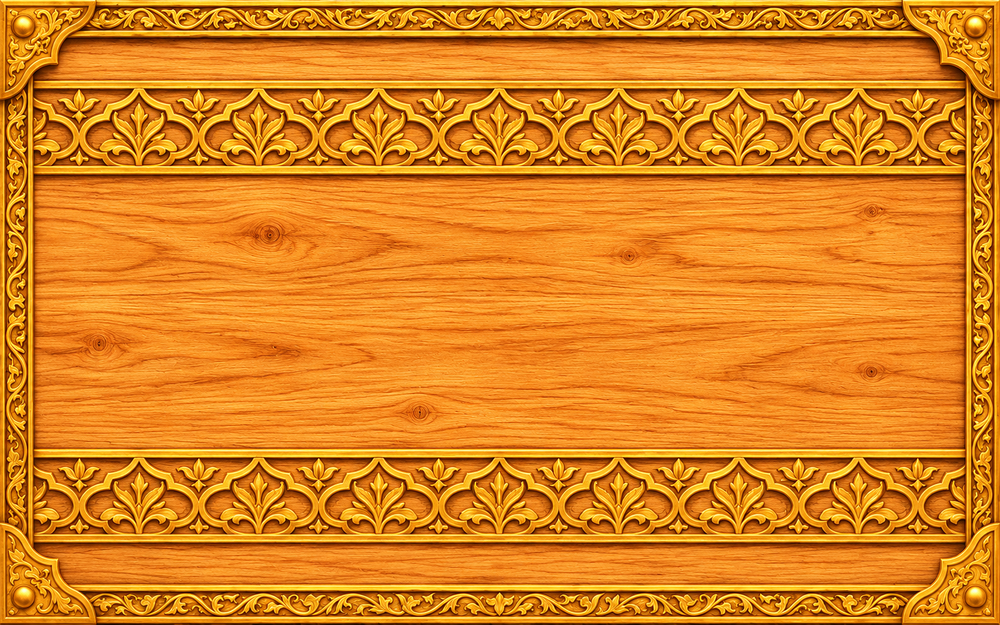
#> input picture event/20261118_blind_box/source/3d/chest-side-refined-original.png, 1000 x 625 px, shrunk from 1586 x 992 before the run
$ python -i event-assets.py   (imports and definitions only)
#> lines starting #> are read from the running program, lines starting #| are printed output that depends on the picture
#!/usr/bin/env python3
"""Generate art briefs, validate delivery slots, or scaffold a themed event."""
import argparse
import hashlib
import json
import re
import shutil
import subprocess
import sys
from pathlib import Path

ROOT = Path(__file__).resolve().parents[1]
MANIFEST = ROOT / 'event/ASSET_MANIFEST.json'
CATEGORIES = {'images': '圖片', 'music': '背景音樂', 'sounds': '音效', 'effects': '視覺特效', '3d': '3D 物件與貼圖'}
MEDIA = {'.webp', '.png', '.svg', '.jpg', '.jpeg', '.gif', '.mp3', '.wav', '.ogg', '.mp4', '.mov', '.glb', '.gltf', '.fbx', '.blend'}

def load():
    return json.loads(MANIFEST.read_text())

# [7 lines left out: function describe, not called in this run]

def configs():
    # Collect explicit configuration slots without running application side effects.
    code = """const fs=require('fs'),vm=require('vm'); const out={};for(const n of fs.readdirSync('event').filter(n=>/^\\d{8}_/.test(n))){let c={window:{}};vm.runInNewContext(fs.readFileSync('event/'+n+'/assets/js/config.js','utf8'),c);out[n]=[];function walk(v,k){if(typeof v==='string'&&/\\.(webp|png|svg|jpg|jpeg|gif|mp3|wav|ogg|mp4|glb|gltf)([?#]|$)/.test(v))out[n].push({slot:k,value:v});else if(v&&typeof v==='object')for(const [a,b] of Object.entries(v))walk(b,k?k+'.'+a:a)}walk(c.window.EVENT_CONFIG,'')}console.log(JSON.stringify(out))"""
    return json.loads(subprocess.check_output(['node', '-e', code], cwd=ROOT, text=True))

def slots_for(data):
    lookup = {}
    for event, refs in configs().items():
        base = ROOT / 'event' / event
        for ref in refs:
            value = ref['value'].split('?')[0].split('#')[0]
            if value.startswith('https://mootech-asia.github.io/cms_system/'):
                path = ROOT / value.split('/cms_system/', 1)[1]
            elif '://' in value:
                continue
            else:
                path = (base / value).resolve()
            lookup.setdefault(str(path), []).append(event + ':' + ref['slot'])
    return lookup

def render(data):
    slots = slots_for(data)
    events = sorted({a['event'] for a in data['assets']})
    for event in events:
        root = ROOT / 'event' / event
        rows = [a for a in data['assets'] if a['event'] == event]
        lines = [f'# {event} 素材製作與用途清單', '', '> 本表由 `python3 scripts/event-assets.py catalog` 產生；資料來源為 `event/ASSET_MANIFEST.json`。編號固定，新增素材接續編號，不重排既有編號。', '', '檔名規則：`活動名稱_類別編號_用途描述.副檔名`。表內尺寸是目前實際交付尺寸；未標示可變更前請維持比例、透明區與錨點。按鈕、日期、次數、獎品文字保留程式疊字，活動主標分 en／ko／th 製作。', '', '## 正式交付素材', '']
        for c, title in CATEGORIES.items():
            lines.extend([f'### {title} — `assets/{c}/`', '', '| 編號 | 檔案 | 用途 | 尺寸／時間 | 透明／格式 | 引用槽位 |', '|---|---|---|---|---|---|'])
            subset = [a for a in rows if a['category'] == c]
            for a in subset:
                refs = slots.get(str(root / a['path']), [])
                refs = [v.removeprefix(event + ':') for v in refs]
                a['slots'] = refs
                fmt = a.get('transparency', '音訊依音量配置；不得削波') + ' · ' + Path(a['path']).suffix[1:]
                lines.append(f"| {a['id']} | [{Path(a['path']).name}](../{a['path']}) | {a['purpose']} | {describe(a)} | {fmt} | {'、'.join('`'+v+'`' for v in refs) or '共用 CSS／社群 metadata 引用'} |")
            if not subset:
                note = '目前採程式合成／未配置背景曲；不建立假的音檔。' if c in {'music','sounds'} else '此活動目前未使用此類素材；新主題有需要時新增正式槽位。'
                lines.extend(['', note])
            lines.append('')
            # A small useful task sheet makes all five category folders discoverable, even when not applicable.
            folder = root / 'assets' / c
            folder.mkdir(parents=True, exist_ok=True)
            brief = f'# {event} · {title}\n\n完整編號、用途、尺寸與程式引用見 [素材製作清單](../../docs/ASSETS.md)。\n\n'
            brief += '\n'.join(f"- `{a['id']}` — `{Path(a['path']).name}`：{a['purpose']}；{describe(a)}。" for a in subset) + '\n'
            if not subset:
                brief += '目前不適用；不放佔位圖、靜音音檔或空模型。新增需求先登記 ASSET_MANIFEST.json，再製作交付檔。\n'
            if c == '3d':
                brief += '\n卡包／寶箱使用 `event/shared/unbox-3d/js/scene.js` 即時生成幾何，現行無 GLB／FBX 模型檔。`textures/` 是包裝各面貼圖；更換同型主題只換貼圖。若改模型輪廓、UV 或骨架，需同步修改程式並驗證，不屬於單純換圖。模型原始檔歸 `source/3d/`，網頁交付模型歸本目錄 `models/`（有實檔才建子目錄）。\n' if event in {'20261118_card_pack','20261118_blind_box'} else ''
            (folder / 'README.md').write_text(brief)
            source_folder = root / 'source' / c
            source_folder.mkdir(parents=True, exist_ok=True)
            source_brief = f'# {event} · {title}原稿\n\n正式交付規格見 [素材清單](../../docs/ASSETS.md)。本目錄放可編輯來源、母帶、授權與關聯序列幀；網頁不可直接引用原稿。\n\n'
            packages = [g for g in data['sources'] if g['event'] == event and g['category'] == c]
            source_brief += '\n'.join(f"- `{g['path'].split('/')[-1]}`：{g['purpose']}。" for g in packages) + '\n'
            if not packages:
                source_brief += '目前沒有此類原稿包；需要新增時先登記用途與交付槽位，不放佔位檔。\n'
            (source_folder / 'README.md').write_text(source_brief)
        lines += ['## 程式生成的動態／3D 物件', '', '以下不是遺漏的模型或影片檔；圖檔控制視覺材質，程式控制幾何與動態。換造型、UV 或骨架時需工程配合。', '', '| 編號 | 程式來源 | 用途 |', '|---|---|---|']
        for item in data.get('procedural', []):
            if item['event'] == event:
                lines.append(f"| {item['id']} | [{item['path']}](../{item['path']}) | {item['purpose']} |")
        lines.append('')
        lines += ['## 製作原稿', '', '原稿與正式交付分離；序列幀／分層檔內部名稱保留，外層套用活動前綴與來源編號，避免破壞關鍵幀對應。字型授權與角色設定說明隨原稿保留。', '', '| 分類 | 原稿包 | 用途 | 檔案數 |', '|---|---|---|---|']
        for g in data['sources']:
            if g['event'] == event:
                lines.append(f"| {CATEGORIES[g['category']]} | [{g['path']}](../{g['path']}) | {g['purpose']} | {g['files']} |")
        lines += ['', '## 製作／替換驗收', '', '1. 依本表逐項製作，三語主標不可漏交；同槽位換圖保持檔名、尺寸、透明與定位。', '2. 可編輯原稿放 `source/<分類>/`；網頁檔放 `assets/<分類>/`，不可把原稿加入首屏。', '3. 圖片維持透明邊緣與主題材質；動畫維持畫布、循環時間、腳底基準與安全邊界；音樂可循環、音效依事件觸發。', '4. 共用按鈕與借用的獎項圖示／音效見下表，不複製成另一份。新主題可改 config 槽位為自己的素材。', '5. 執行 `python3 scripts/event-assets.py check`、交付檢查及實際手機／桌機流程驗證；更新 JS／CSS 版本碼後發布。', '', '## 跨活動／共用引用', '', '| 槽位 | 所屬素材 |', '|---|---|']
        for eventname, refs in configs().items():
            if eventname == event:
                for ref in refs:
                    if ref['value'].startswith('../'):
                        lines.append(f"| `{ref['slot']}` | `{ref['value'].split('?')[0]}` |")
        docs = root / 'docs';docs.mkdir(exist_ok=True)
        (docs / 'ASSETS.md').write_text('\n'.join(lines)+'\n')
    MANIFEST.write_text(json.dumps(data, ensure_ascii=False, indent=2)+'\n')
    print(f'產生 {len(events)} 份素材清單與五類製作說明。')

# [96 lines left out: functions check, init, not called in this run]

# [12 lines not run here, left out]

>>> import cv2
>>> picture = cv2.imread('../event/20261118_blind_box/source/3d/chest-side-refined-original.png', cv2.IMREAD_GRAYSCALE)
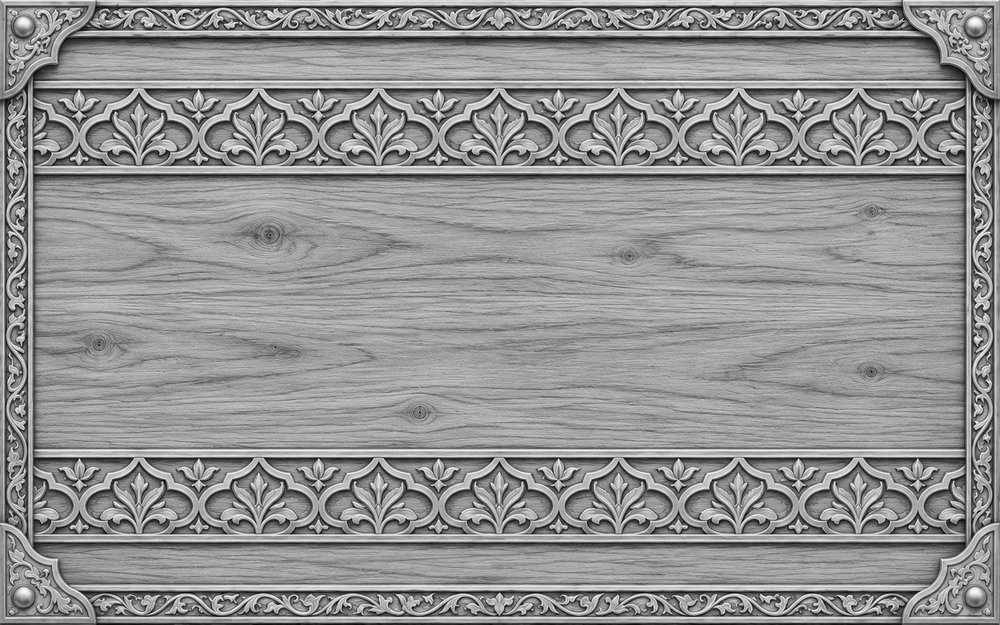
#> picture: shape (625, 1000); min 3, max 250, mean 146.2
>>> result = render(picture)
#> (the run stopped early here; a loop or call above may not have finished)
